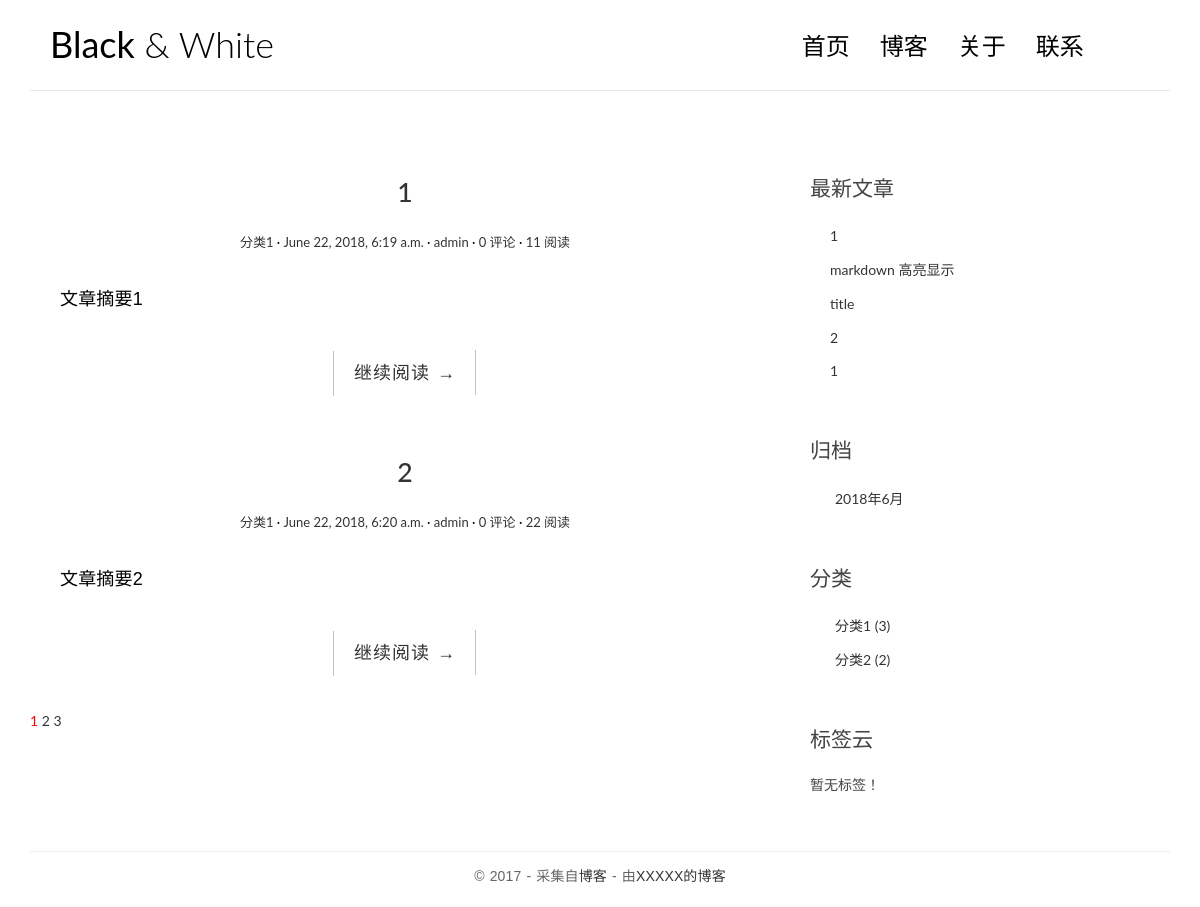
Before: / with the older database file.
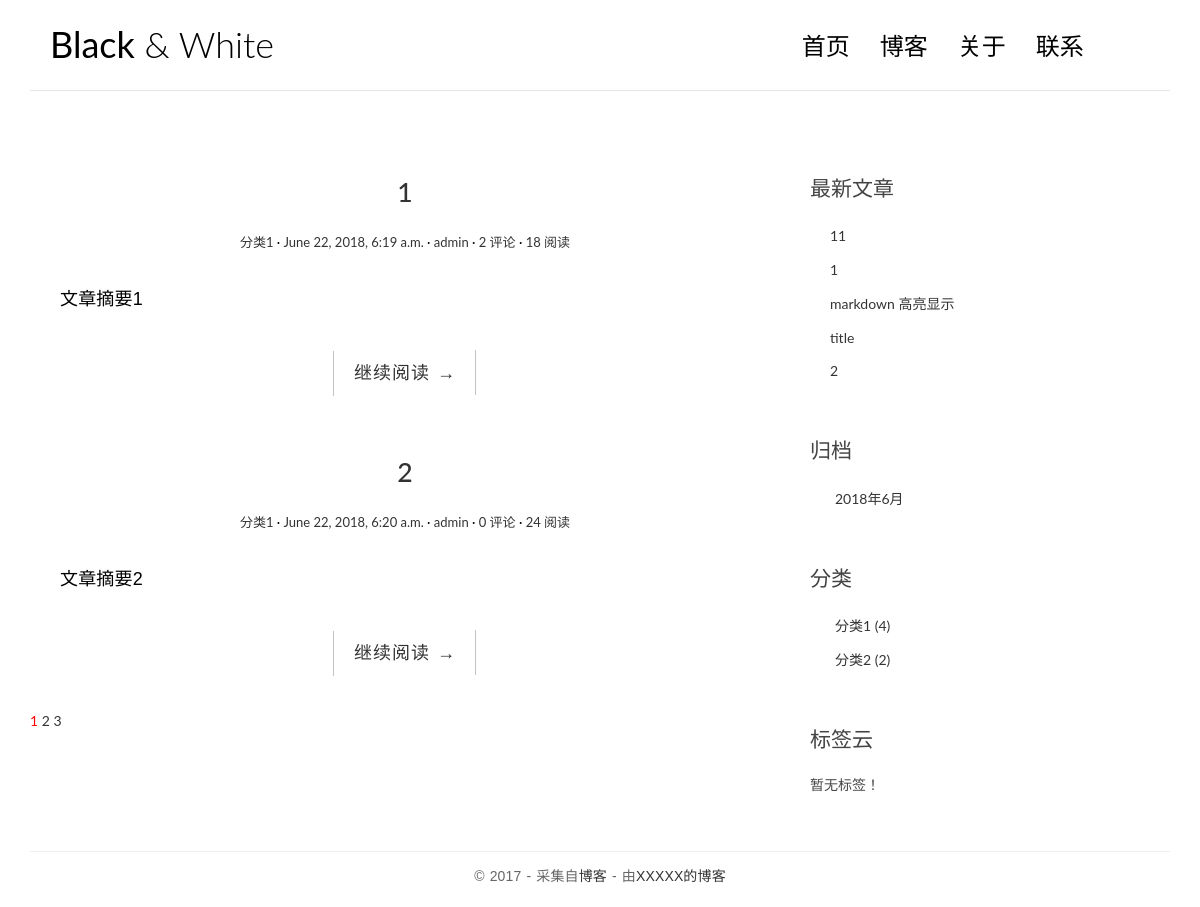
After: the same page with the newer database file.
### blog/models.py (models this page shows, shortened)
class Post(models.Model):
    STATUS_CHOICES = (
        ('d', 'Draft'),
        ('p', 'Published')
    )
    title = models.CharField('标题', max_length=70)
    body = models.TextField('正文')
    created_time = models.DateTimeField('创建时间', auto_now_add=True)
    last_modified_time = models.DateTimeField('修改时间', auto_now_add=True)
    status=models.CharField('文章状态', max_length=1,choices=STATUS_CHOICES)
    author = models.ForeignKey(User, on_delete=models.CASCADE)
    excerpt = models.CharField('摘要', max_length=54, blank=True, null=True, help_text="可选，如若为空将摘取前54个字符")
    views = models.PositiveIntegerField('浏览量', default=0)
    likes = models.PositiveIntegerField('点赞数', default=0)
    topped = models.BooleanField('置顶', default=False)
    category = models.ForeignKey('Category', verbose_name='分类', null=True, on_delete=models.SET_NULL)
    tags = models.ManyToManyField(Tag, blank=True)
    def get_absolute_url(self):
        return reverse('blog:detail', kwargs={'pk':self.pk})

class Category(models.Model):
    name = models.CharField('类名', max_length=20)
    created_time = models.DateTimeField('创建时间', auto_now_add=True)
    last_modified_time = models.DateTimeField('修改时间', auto_now_add=True)

### blog/views.py (the view, shortened to what this page needs)
# urls.py: url(r'^$', views.IndexView.as_view(), name='index'),
class IndexView(ListView):
    model = Post
    template_name = 'blog/index.html'
    context_object_name = 'post_list'
    paginate_by = 2
    def get_context_data(self, **kwargs):
        context = super().get_context_data(**kwargs)
        paginator = context.get('paginator')
        page = context.get('page_obj')
        is_paginated = context.get('is_paginated')
        pagination_data = self.pagination_data(paginator, page, is_paginated)
        context.update(pagination_data)
        return context
    def pagination_data(self, paginator, page, is_paginated):
        if not is_paginated:
            return {}
        left = []
        right = []
        left_has_more = False
        right_has_more = False
        first = False
        last = False
        page_number = page.number
        total_pages = paginator.num_pages
        page_range = paginator.page_range
        if page_number == 1:
            right = page_range[page_number:page_number + 2]
            if right[-1] < total_pages - 1:
                right_has_more = True
            if right[-1] < total_pages:
                last = True
        elif page_number == total_pages:
            left = page_range[(page_number - 3) if (page_number - 3) > 0 else 0:page_number - 1]
            if left[0] > 2:
                left_has_more = True
            if left[0] > 1:
                first = True
        data = {
            'left': left,
            'right': right,
            'left_has_more': left_has_more,
            'right_has_more': right_has_more,
            'first': first,
            'last': last,
        }
        return data

### blog/templatetags/blog_tags.py (called while the page is built)
@register.simple_tag
def get_recent_posts(num=5):
    return Post.objects.all().order_by('-created_time')[:num]

@register.simple_tag
def archives():
    return Post.objects.dates('created_time', 'month', order='DESC')

@register.simple_tag
def get_categories():
    return Category.objects.annotate(num_posts=Count('post')).filter(num_posts__gt=0)

@register.simple_tag
def get_tags():
    return Tag.objects.annotate(num_posts=Count('post')).filter(num_posts__gt=0)

### templates/blog/index.html (shortened to what this page needs)
{% extends 'base.html' %}
{% block main %}
    {% for post in post_list %}
        <article class="post post-{{ post.pk }}">
            <header class="entry-header">
                <h1 class="entry-title">
                    <a href="{{ post.get_absolute_url }}">{{ post.title }}</a>
                </h1>
                <div class="entry-meta">
                    <span class="post-category"><a href="#">{{ post.category.name }}</a></span>
                    <span class="post-date"><a href="#"><time class="entry-date"
                                                              datetime="{{ post.created_time }}">{{ post.created_time }}</time></a></span>
                    <span class="post-author"><a href="#">{{ post.author }}</a></span>
                    <span class="comments-link"><a href="#">{{ post.comment_set.count }} 评论</a></span>
                    <span class="views-count"><a href="#">{{ post.views }}  阅读</a></span>
                </div>
            </header>
            <div class="entry-content clearfix">
                <p>{{ post.excerpt }}</p>
                <div class="read-more cl-effect-14">
                    <a href="{{ post.get_absolute_url }}" class="more-link">继续阅读 <span class="meta-nav">→</span></a>
                </div>
            </div>
        </article>
     {% empty %}
        <div class="no-post">暂时还没有发布的文章！</div>
    {% endfor %}
 {% if is_paginated %}
<div class="pagination">
  <a href="?page={{ page_obj.number }}" style="color: red">{{ page_obj.number }}</a>
  {% if right %}
    {% for i in right %}
        <a href="?page={{ i }}">{{ i }}</a>
    {% endfor %}
  {% endif %}
</div>
{% endif %}
{% endblock main %}

### templates/base.html (shortened to what this page needs)
{%  load staticfiles %}
{%  load blog_tags %}
<!DOCTYPE html>
<html>
<head>
    <link rel="stylesheet" href="http://code.ionicframework.com/ionicons/2.0.1/css/ionicons.min.css">
    <link rel="stylesheet" href="{% static 'blog/css/bootstrap.min.css' %}">
    <link rel="stylesheet" href="{% static 'blog/css/pace.css'%}">
    <link rel="stylesheet" href="{% static 'blog/css/custom.css' %}">
    <link rel="stylesheet" href="{% static 'blog/css/highlights/github.css' %}">
</head>
<body>
<div class="container">
    <header id="site-header">
        <div class="row">
            <div class="col-md-4 col-sm-5 col-xs-8">
                <div class="logo">
                    <h1><a href={% url 'blog:index' %}><b>Black</b> &amp; White</a></h1>
                </div>
            </div>
            <div class="col-md-8 col-sm-7 col-xs-4">
                <nav class="main-nav" role="navigation">
                    <div class="collapse navbar-collapse" id="bs-example-navbar-collapse-1">
                        <ul class="nav navbar-nav navbar-right">
                            <li class="cl-effect-11"><a href={% url 'blog:index' %} data-hover="首页">首页</a></li>
                            <li class="cl-effect-11"><a href={% url 'blog:index' %} data-hover="博客">博客</a></li>
                            <li class="cl-effect-11"><a href={% url 'blog:index' %} data-hover="关于">关于</a></li>
                            <li class="cl-effect-11"><a href={% url 'blog:index' %} data-hover="联系">联系</a></li>
                        </ul>
                    </div>
                </nav>
            </div>
        </div>
    </header>
</div>
<div class="content-body">
    <div class="container">
        <div class="row">
            <main class="col-md-8">
                {% block main %}
                {% endblock main %}
            </main>
            <aside class="col-md-4">
                <div class="widget widget-recent-posts">
                    <h3 class="widget-title">最新文章</h3>
                    {% get_recent_posts as recent_post_list %}
                    <ul>
                        {%  for post in recent_post_list %}
                        <li>
                            <a href="{{ post.get_absolute_url }}">{{ post.title }}</a>
                        </li>
                        {% empty %}
                        暂无文章
                        {% endfor %}
                    </ul>
                </div>
                <div class="widget widget-archives">
                    <h3 class="widget-title">归档</h3>
                    {% archives as date_list %}
                    <ul>
                        {% for date in date_list %}
                        <li>
                            <a href="{% url 'blog:archives' date.year date.month %}'">{{ date.year }}年{{ date.month }}月</a>
                        </li>
                        {% empty %}
                        暂无归档
                        {% endfor %}
                    </ul>
                </div>
                <div class="widget widget-category">
                    <h3 class="widget-title">分类</h3>
                    {% get_categories as category_list %}
                    <ul>
                        {% for category in category_list %}
                        <li>
                            <a href="{% url 'blog:category' category.pk %}">{{ category.name }} <span class="post-count">({{ category.num_posts }})</span></a>
                        </li>
                        {% empty %}
                        暂无分类!
                        {% endfor %}
                    </ul>
                </div>
                <div class="widget widget-tag-cloud">
                    <h3 class="widget-title">标签云</h3>
                    {% get_tags as tag_list %}
                <ul>
                    {% for tag in tag_list %}
                <li>
                <a href="{% url 'blog:tag' tag.pk %}">{{ tag.name }}</a>
                 </li>
                    {% empty %}
                    暂无标签！
                    {% endfor %}
                </ul>
            </div>
            </aside>
        </div>
    </div>
</div>
<footer id="site-footer">
    <div class="container">
        <div class="row">
            <div class="col-md-12">
                <p class="copyright">&copy 2017 - 采集自<a href="#"
                                                        target="_blank" title="blog">博客</a>
                    - 由<a href="#" title="网页" target="_blank">XXXXX的博客</a>
                </p>
            </div>
        </div>
    </div>
</footer>
</body>
</html>

### blog/static/blog/css/custom.css (style rules this page uses)
* { outline: none; }
h1, h2, h3, h4, h5, h6 { margin-top: 0; }
b { font-weight: 400; }
a { color: #333; }
body { color: #444; font-family: 'Lato', sans-serif; }
p { font-family: 'Ubuntu', sans-serif; font-weight: 400; word-spacing: 1px; letter-spacing: 0.01em; }
#site-header { background-color: #FFF; padding: 25px 20px; margin-bottom: 40px; border-bottom: 1px solid #e7e7e7; }
.logo h1 a { color: #000; }
.logo h1 { margin: 0; font-family: 'Lato', sans-serif; font-weight: 300; }
.main-nav { margin-top: 11px; max-width: 95%; }
.main-nav a { color: #000000 !important; padding: 0 0 5px 0 !important; margin-right: 30px; font-family: 'Lato', sans-serif; font-weight: 300; font-size: 24px; }
.cl-effect-11 a { padding: 10px 0; color: #0972b4; text-shadow: none; }
.cl-effect-11 a::before { position: absolute; top: 0; left: 0; overflow: hidden; padding: 0 0 5px 0 !important; max-width: 0; border-bottom: 1px solid #000; color: #000; content: attr(data-hover); white-space: nowrap; -webkit-transition: max-width 0.5s; -moz-transition: max-width 0.5s; transition: max-width 0.5s; }
.content-body { padding-bottom: 4em; }
.post { background: #fff; padding: 30px 30px 0; }
.entry-title { text-align: center; font-size: 1.9em; margin-bottom: 20px; line-height: 1.6; padding: 10px 20px 0; }
.entry-meta { text-align: center; color: #DDDDDD; font-size: 13px; margin-bottom: 30px; }
.entry-content { font-size: 18px; line-height: 1.9; font-weight: 300; color: #000; }
.post-category::after, .post-date::after, .post-author::after, .comments-link::after { content: ' ·'; color: #000; }
.read-more { font-family: 'Ubuntu', sans-serif; font-weight: 400; word-spacing: 1px; letter-spacing: 0.01em; text-align: center; margin-top: 20px; }
.cl-effect-14 a { padding: 0 20px; height: 45px; line-height: 45px; position: relative; display: inline-block; margin: 15px 25px; letter-spacing: 1px; font-weight: 400; text-shadow: 0 0 1px rgba(255, 255, 255, 0.3); }
.cl-effect-14 a::before, .cl-effect-14 a::after { position: absolute; width: 45px; height: 1px; background: #C3C3C3; content: ''; -webkit-transition: all 0.3s; -moz-transition: all 0.3s; transition: all 0.3s; pointer-events: none; }
.cl-effect-14 a::before { top: 0; left: 0; -webkit-transform: rotate(90deg); -moz-transform: rotate(90deg); transform: rotate(90deg); -webkit-transform-origin: 0 0; -moz-transform-origin: 0 0; transform-origin: 0 0; }
.cl-effect-14 a::after { right: 0; bottom: 0; -webkit-transform: rotate(90deg); -moz-transform: rotate(90deg); transform: rotate(90deg); -webkit-transform-origin: 100% 0; -moz-transform-origin: 100% 0; transform-origin: 100% 0; }
.widget { background: #fff; padding: 30px 0 0; }
.widget-title { font-size: 1.5em; margin-bottom: 20px; line-height: 1.6; padding: 10px 0 0; font-weight: 400; }
.widget-recent-posts ul { padding: 0; margin: 0; padding-left: 20px; }
.widget-recent-posts ul li { list-style-type: none; position: relative; line-height: 170%; margin-bottom: 10px; }
.widget-recent-posts ul li::before { content: '\f3d3'; font-family: "Ionicons"; position: absolute; left: -17px; top: 3px; font-size: 16px; color: #000; }
.widget-archives ul { padding: 0; margin: 0; padding-left: 25px; }
.widget-archives ul li { list-style-type: none; position: relative; line-height: 170%; margin-bottom: 10px; }
.widget-archives ul li::before { content: '\f3f3'; font-family: "Ionicons"; position: absolute; left: -25px; top: 1px; font-size: 16px; color: #000; }
.widget-category ul { padding: 0; margin: 0; padding-left: 25px; }
.widget-category ul li { list-style-type: none; position: relative; line-height: 170%; margin-bottom: 10px; }
.widget-category ul li::before { content: '\f3fe'; font-family: "Ionicons"; position: absolute; left: -25px; top: 1px; font-size: 18px; color: #000; }
.widget-tag-cloud ul { padding: 0; margin: 0; margin-right: -10px; }
#site-footer { padding-top: 10px; padding: 0 0 1.5em 0; }
.copyright { text-align: center; padding-top: 1em; margin: 0; border-top: 1px solid #eee; color: #666; }

Changed rows visible on the page:
no longer on one of the page's lists (row edited): Post: title "1"
changed Post "文章摘要1": comment_set.count "0" → "2"; views "11" → "18"
changed Post "文章摘要2": views "22" → "24"
added Post: title "11", shown under "最新文章"
computed for Category "分类1": num_posts "3" → "4"
